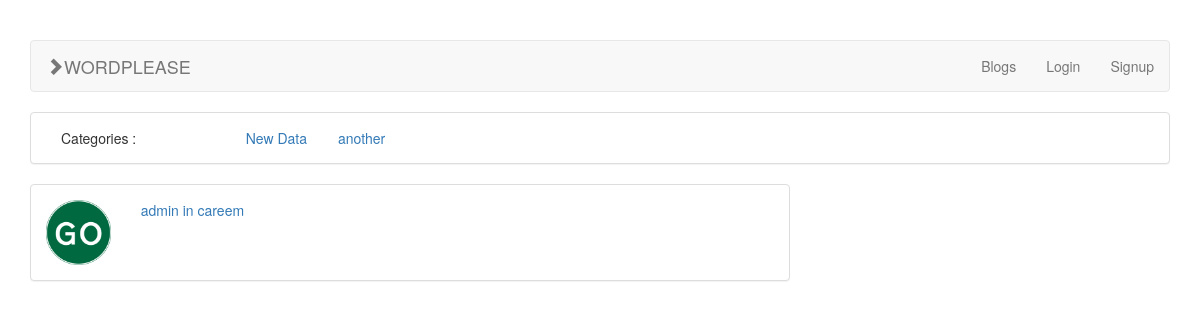
Before: /blog/ with the older database file.
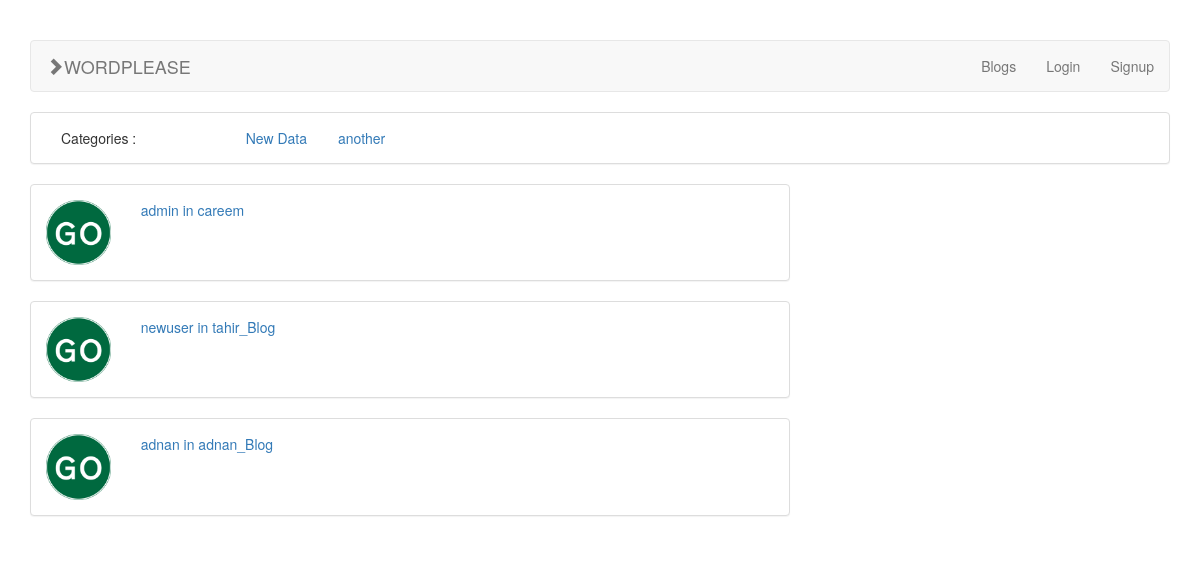
After: the same page with the newer database file.
### blogs/models.py (models this page shows, shortened)
class Category(models.Model):
    title = models.CharField(max_length=100)
    slug = models.SlugField(max_length=100, db_index=True)
    hidden = models.BooleanField(default=False)

class Blog(models.Model):
    title = models.CharField(max_length=100)
    author = models.OneToOneField(User, related_name='blog')
    created_at = models.DateField(auto_now_add=True)
    slug = models.SlugField(max_length=100, unique=True)

### blogs/blog_views.py (the view)
# urls.py: url(r'^blog/$', BlogListView.as_view(), name='blog-list'),
class BlogListView(APIView):
    renderer_classes = [TemplateHTMLRenderer]
    template_name = 'blogs.html'
    serializer_class = BlogSerializer
    authentication_classes = (SessionAuthentication, BasicAuthentication)
    def get(self, request, format=None):
        categories = utils.get_all_visible_categories()
        auth = request.user.is_authenticated()
        return Response(
            {'blogs': Blog.objects.all(), 'user': auth, 'categories': categories, 'logged_in_user': request.user})

### blogs/utils.py (called while the page is built)
def get_all_visible_categories():
    return Category.objects.filter(hidden=False)

### blogs/templates/blogs.html
{% extends 'base.html' %}
{% load rest_framework %}
{% load static %}
{% block content %}
    <div class="col-md-8" style="padding-right: 0; padding-left: 0;">
        {% for blog in blogs %}
            <a href="{% url 'blog-post-details' username=blog.author.username %}">
                <div class="panel panel-default">
                    <div class="panel-body">
                        <div class="row">
                            <div class="col-md-9 col-sm-9 col-xs-9">
                                <div class="row">
                                    <div class="col-md-2 col-sm-2 col-xs-2">
                                        <img style="width: 100%;display: block;" src="{% static "go.gif" %}">
                                    </div>
                                    <div class="col-md-10 col-sm-10 col-xs-10">
                                        <span>{{ blog.author }} in {{ blog.title }}</span><br>
                                    </div>
                                </div>
                            </div>
                            <div class="col-md-3 col-sm-3 col-xs-3">
                            </div>
                        </div>
                    </div>
                </div>
            </a>
        {% endfor %}
    </div>
    <div class="col-md-4"></div>
{% endblock %}

### blogs/templates/base.html (shortened to what this page needs)
<!DOCTYPE html>
{% load static %}
<html lang="en">
<head>
    <link href='{% static "bootstrap/css/bootstrap.min.css" %}' rel="stylesheet">
    <link href='{% static "default.css" %}' rel="stylesheet">
</head>
<body>
<br>
<br>
<div class="container">
    <nav class="navbar navbar-default">
        <div class="container-fluid">
            <div class="navbar-header">
                <a class="navbar-brand" href="{% url 'post_list' %}"><span class="glyphicon glyphicon-chevron-right"></span>WORDPLEASE</a>
            </div>
            <ul class="nav navbar-nav navbar-right">
                <li><a href="{% url 'blog-list' %}">Blogs</a></li>
                {% if user %}
                    <li>
                        <a href="{% url 'add_post' %}">New Post</a>
                    </li>
                    <li>
                        <a href="{% url 'logout' %}">Logout</a>
                    </li>
                    <li>
                        <a href="{% url 'blog-post-details' username=logged_in_user.username %}">{{ logged_in_user.username }}
                            in {{ logged_in_user.blog.title }}</a>
                    </li>
                {% else %}
                    <li>
                        <a href="{% url 'login' %}">Login</a>
                    </li>
                    <li>
                        <a href="{% url 'register-user' %}">Signup</a>
                    </li>
                {% endif %}
            </ul>
        </div>
    </nav>
    {% if categories %}
        <div class="panel panel-default">
            <div class="panel-body">
                {% block categories %}
                    <div class="col-lg-2">Categories :</div>
                    {% for category in categories %}
                        <div class="col-lg-1 {% if selected_cat == category.slug %}bg-success text-white{% endif %}"><a
                                href="{% url 'post_list' %}?cat={{ category.slug }}">{{ category.title }}</a></div>
                    {% endfor %}
                {% endblock %}
            </div>
        </div>
    {% endif %}
    <div class="row">
        <div class="col-sm-12">
            {% block content %}{% endblock %}
        </div>
    </div>
</div>
</body>
</html>

Changed rows visible on the page:
added Blog: author "newuser", title "tahir_Blog"
added Blog: author "adnan", title "adnan_Blog"
